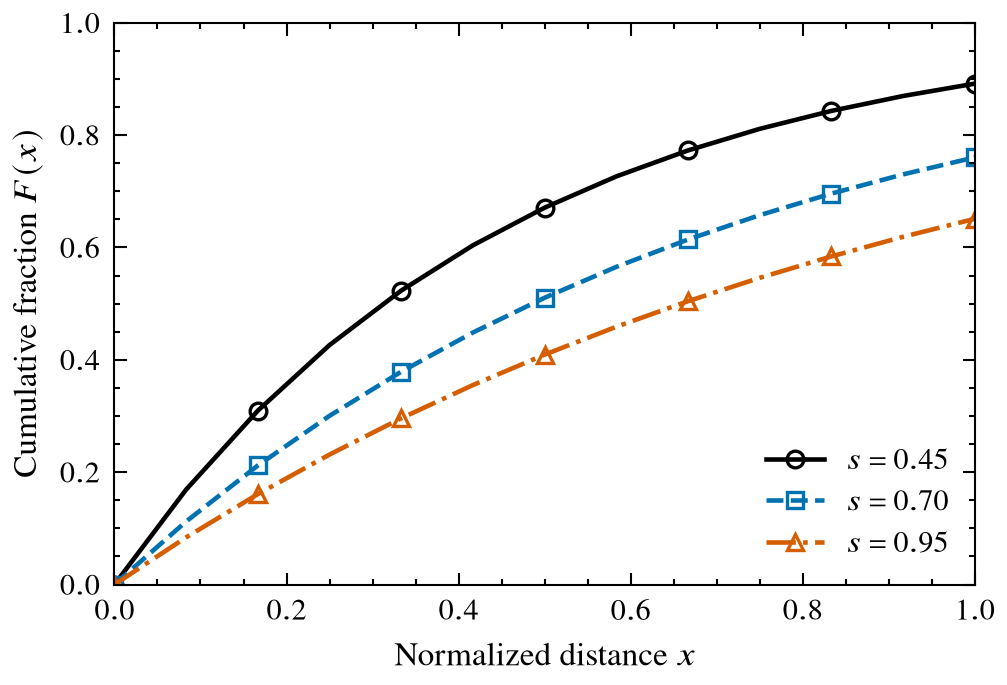

Here is the Python script that generated this plot:
"""Generate a small figure that exercises the shared paper style."""

from pathlib import Path

import matplotlib.pyplot as plt
import numpy as np

from paper_style import paper_style, save_figure, series_style

HERE = Path(__file__).resolve().parent


def main() -> None:
    x = np.linspace(0.0, 1.0, 13)
    with paper_style("single", height_ratio=0.68):
        figure, axis = plt.subplots()
        for index, scale in enumerate((0.45, 0.70, 0.95)):
            axis.plot(
                x,
                1.0 - np.exp(-x / scale),
                label=rf"$s={scale:.2f}$",
                **series_style(index, markevery=2),
            )
        axis.set(xlabel=r"Normalized distance $x$", ylabel=r"Cumulative fraction $F(x)$")
        axis.set_xlim(0.0, 1.0)
        axis.set_ylim(0.0, 1.0)
        axis.legend(loc="lower right", ncols=1)
        save_figure(figure, HERE / "smoke_figure.pdf")
        save_figure(figure, HERE / "smoke_figure.png", dpi=300)
        plt.close(figure)


if __name__ == "__main__":
    main()
